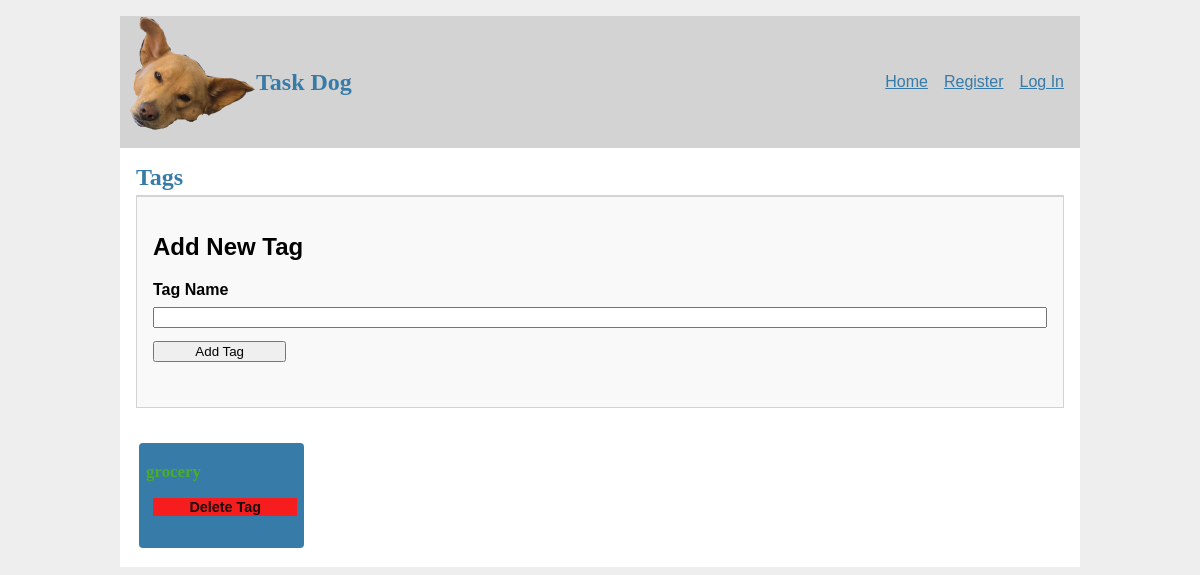
The app's page /tag/, older data.
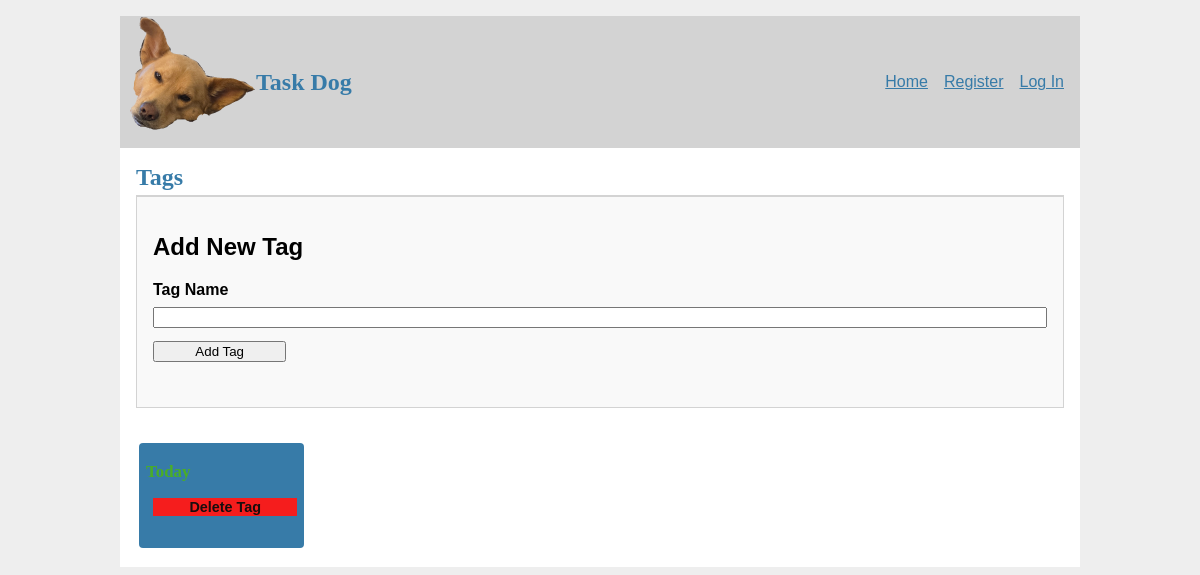
The same page, newer data.
### tables this page shows
CREATE TABLE task_tag (
    id INTEGER PRIMARY KEY AUTOINCREMENT,
    tag_name TEXT UNIQUE NOT NULL
);

### taskr/tag.py (the view)
@bp.route('/tag/')
def index():
    db = get_db()
    tags = db.execute(
        'SELECT id, tag_name FROM task_tag ORDER BY tag_name'
    ).fetchall()
    return render_template('tag/index.html', tags=tags)

### taskr/auth.py (called while the page is built)
@bp.before_app_request
def load_logged_in_user():
    user_id = session.get('user_id')
    if user_id is None:
        g.user = None
    else:
        g.user = get_db().execute(
            'SELECT * FROM user WHERE id = ?', (user_id,)
        ).fetchone()

### taskr/db.py (called while the page is built)
def get_db():
    if 'db' not in g:
        g.db = sqlite3.connect(
            current_app.config['DATABASE'],
            detect_types=sqlite3.PARSE_DECLTYPES,
        )
        g.db.row_factory = sqlite3.Row
    return g.db

### taskr/templates/tag/index.html (shortened to what this page needs)
{% extends 'base.html' %}
{% block header %}
  <h1>{% block title %}Tags{% endblock %}</h1>
{% endblock %}
{% block content %}
  <div class="create_form">
    <h2>Add New Tag</h2>
    <form method="POST" action="{{ url_for('tag.create') }}">
        <label for="tag_name">Tag Name</label>
        <input name="tag_name" id="tag_name" value="{{ request.form['tag_name'] }}" required>
        <input type="submit" value="Add Tag">
    </form>
  </div>
  {%  if tags %}
    {% for tag in tags %}
        <article class="tag">
            <header>
                <div>
                <h1 class="title">{{ tag['tag_name'] }}</h1>
                </div>
                <form action="{{ url_for('tag.delete', id=tag['id']) }}" method="post">
                    <input class="delete_button" type="submit" value="Delete Tag">
                </form>
            </header>
        </article>
    {% endfor %}
  {% endif %}
{% endblock %}

Row changes from the older to the newer data that the page shows:
changed task_tag: tag_name "grocery" → "Today"
